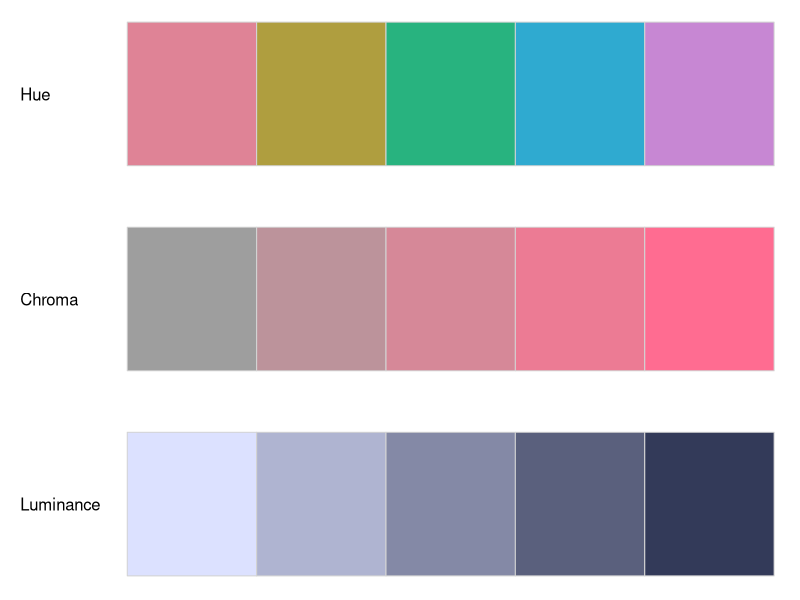
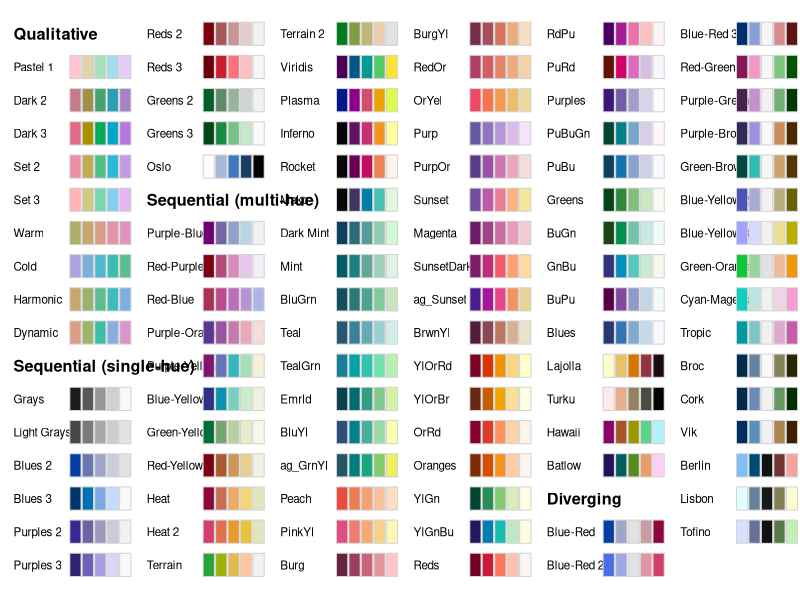
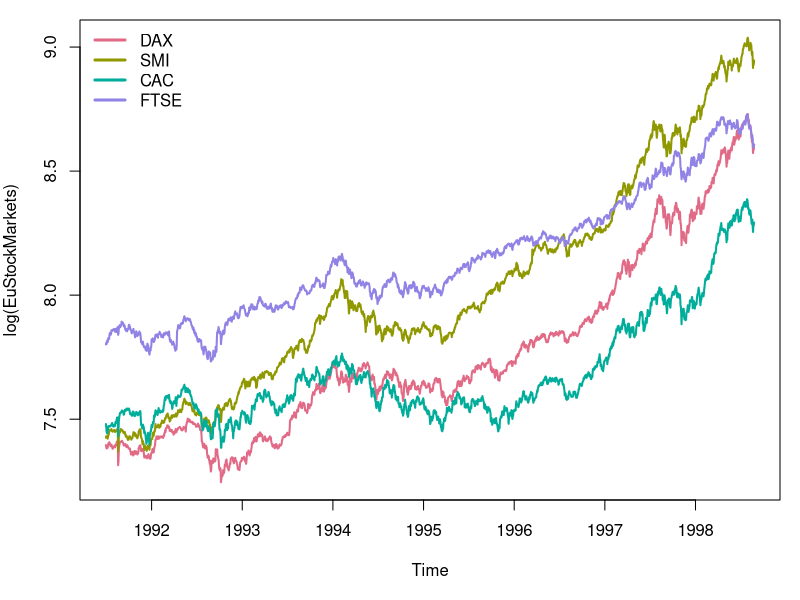
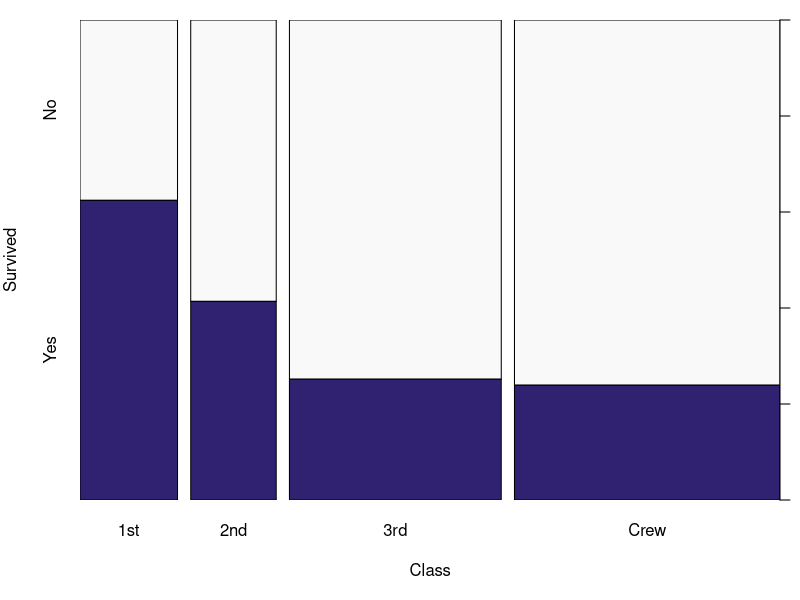
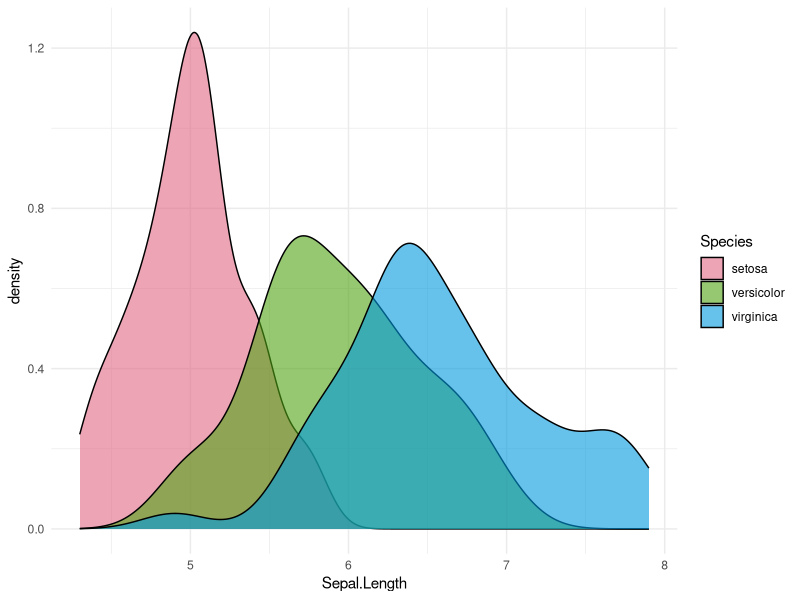
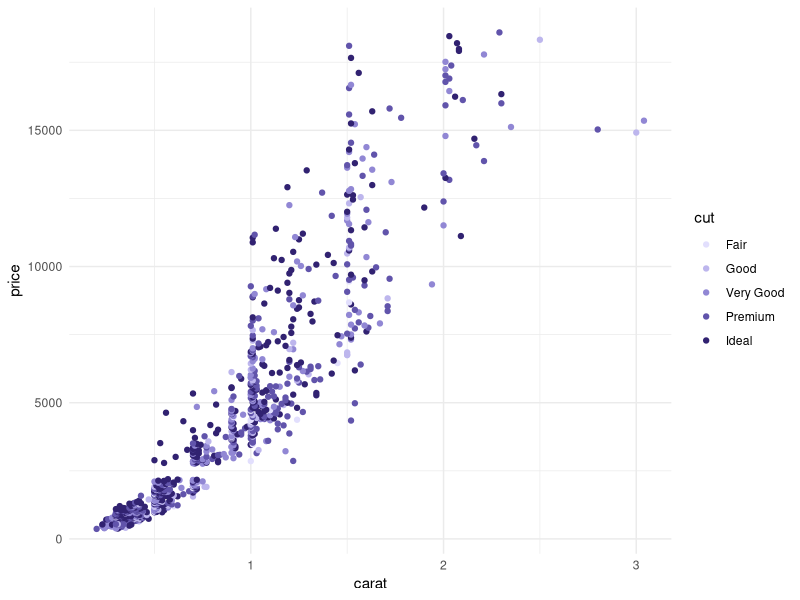
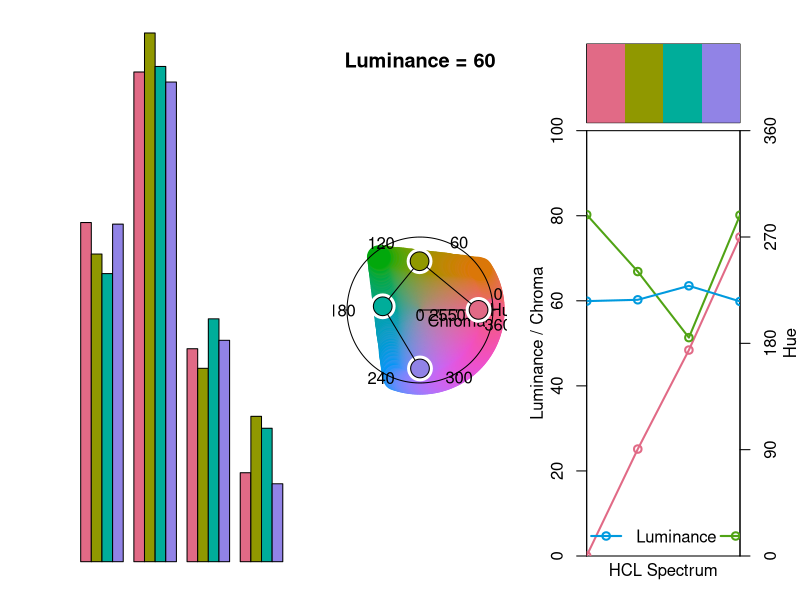
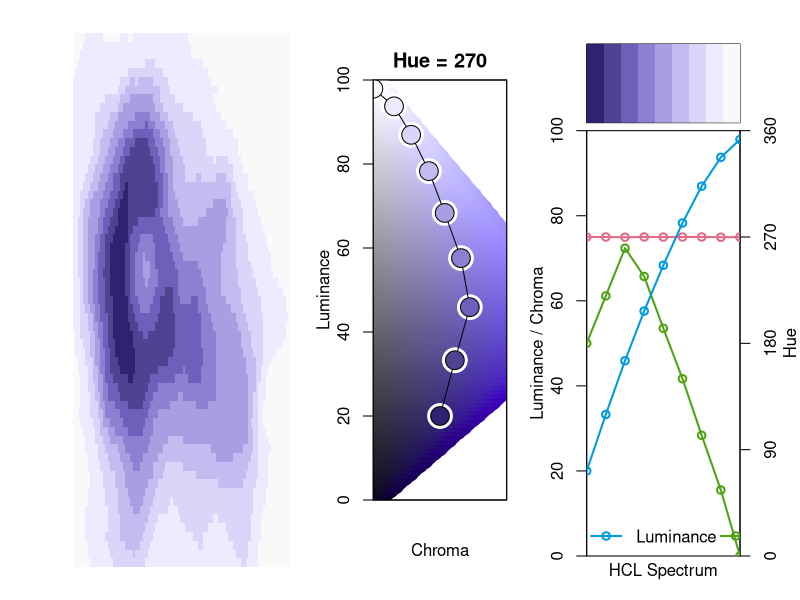

Here is the R script that generated these plots, in order:
## ----preliminaries, echo=FALSE, message=FALSE---------------------------------
library("colorspace")
library("ggplot2")
theme_set(theme_minimal())
prefix <- "https://colorspace.R-Forge.R-project.org/articles/" ## ""

## ----hcl-properties, echo = FALSE, message = FALSE, warning = FALSE, fig.width = 4, fig.height = 2.2, fig.align = "center", dev = "png"----
swatchplot(
  "Hue"       = sequential_hcl(5, h = c(0, 300), c = c(60, 60), l = 65),
  "Chroma"    = sequential_hcl(5, h = 0, c = c(100, 0), l = 65, rev = TRUE, power = 1),
  "Luminance" = sequential_hcl(5, h = 260, c = c(25, 25), l = c(25, 90), rev = TRUE, power = 1),
  off = 0
)

## ----installation-cran, eval=FALSE--------------------------------------------
# install.packages("colorspace")

## ----installation-rforge, eval=FALSE------------------------------------------
# install.packages("colorspace", repos = "https://R-Forge.R-project.org")

## ----hcl-palettes, message = FALSE, warning = FALSE, fig.align = "left", fig.height = 9, fig.width = 16, dpi = 48, out.width = "100%"----
library("colorspace")
hcl_palettes(plot = TRUE)

## ----qualitative-hcl-4--------------------------------------------------------
q4 <- qualitative_hcl(4, palette = "Dark 3")
q4

## ----eustockmarkets, eval = FALSE---------------------------------------------
# plot(log(EuStockMarkets), plot.type = "single", col = q4, lwd = 2)
# legend("topleft", colnames(EuStockMarkets), col = q4, lwd = 3, bty = "n")

## ----eustockmarkets-plot, echo = FALSE, message = FALSE, warning = FALSE, fig.align = "left", fig.height = 4, fig.width = 6, dpi = 48, out.width = "100%"----
q4 <- qualitative_hcl(4)
par(mar = c(5, 4, 1, 1))
plot(log(EuStockMarkets), plot.type = "single", col = q4, lwd = 2)
legend("topleft", colnames(EuStockMarkets), col = q4, lwd = 3, bty = "n")

## ----titanic, eval = FALSE----------------------------------------------------
# ttnc <- margin.table(Titanic, c(1, 4))
# spineplot(ttnc, col = sequential_hcl(2, palette = "Purples 3"))

## ----titanic-plot, echo = FALSE, message = FALSE, warning = FALSE, fig.align = "left", fig.height = 4, fig.width = 6, dpi = 48, out.width = "100%"----
ttnc <- margin.table(Titanic, c(1, 4))
par(mar = c(5, 4, 1, 1))
spineplot(ttnc, col = sequential_hcl(2, "Purples 3"))

## ----iris-ggplot, message = FALSE, warning = FALSE, fig.align = "left", fig.height = 4, fig.width = 6, dpi = 48, out.width = "100%"----
library("ggplot2")
ggplot(iris, aes(x = Sepal.Length, fill = Species)) + geom_density(alpha = 0.6) +
  scale_fill_discrete_qualitative(palette = "Dark 3")

## ----diamonds-ggplot, message = FALSE, warning = FALSE, fig.align = "left", fig.height = 4, fig.width = 6, dpi = 48, out.width = "100%"----
dsamp <- diamonds[1 + 1:1000 * 50, ]
ggplot(dsamp, aes(carat, price, color = cut)) + geom_point() +
  scale_color_discrete_sequential(palette = "Purples 3", nmax = 6, order = 2:6)

## ----visualiation-qualitative, eval = FALSE-----------------------------------
# demoplot(q4, "bar")
# hclplot(q4)
# specplot(q4, type = "o")

## ----allplots-qualitative, echo = FALSE, fig.height = 4.5, fig.width = 14, fig.align = "center", dev = "png", dpi = 48, out.width = "100%"----
allplots <- function(palette, ...) {
  layout(cbind(1, 2, 3:4), heights = c(2, 10))
  par(oma = c(2, 5, 2, 3), mar = rep(0.5, 4))
  demoplot(palette, ...)
  hclplot(palette)
  par(xaxt = "n", yaxt = "n", mar = c(0.2, 3, 0.2, 0), cex = 1)
  image(matrix(seq_along(palette), ncol = 1L), col = palette)
  par(yaxt = "s")
  specplot(palette, type = "o", palette = FALSE, oma = FALSE, mar = c(0.2, 3, 0.2, 0))
}
allplots(q4, "bar")

## ----visualization-sequential, eval = FALSE-----------------------------------
# s9 <- sequential_hcl(9, "Purples 3")
# demoplot(s9, "heatmap")
# hclplot(s9)
# specplot(s9, type = "o")

## ----allplots-sequential, echo = FALSE, fig.height = 4.5, fig.width = 14, fig.align = "center", dev = "png", dpi = 48, out.width = "100%"----
s9 <- sequential_hcl(9, "Purples 3")
allplots(s9, "heatmap")

